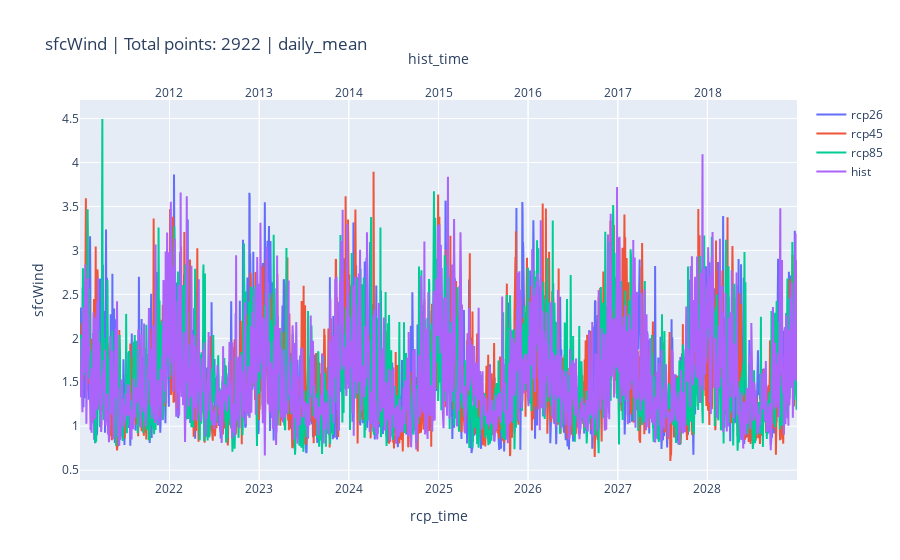

Notebook code cell kept with this figure:
### Code cell
import plotly.graph_objects as go
import plotly.io as pio

# Creating subplots
fig = go.Figure()

# Adding rcp26, rcp45, rcp85 data to the subplot
for col in ['rcp26', 'rcp45', 'rcp85']:
    fig.add_trace(go.Scatter(x=df['rcp_time'], y=df[col], mode='lines', name=col))

# Adding hist data to the subplot with a separate x-axis
fig.add_trace(go.Scatter(x=df['hist_time'], y=df['hist'], mode='lines', name='hist', xaxis='x2'))

# Define layout for subplot with two x-axes
fig.update_layout(
    xaxis=dict(title='rcp_time'),
    xaxis2=dict(title='hist_time', overlaying='x', side='top'),
    yaxis=dict(title=f'{parameter}'),
    title='Title'
)
fig.update_layout(title=f'{parameter} | Total points: {len(df)} | {presentation_type}')
fig.show()

pio.write_image(fig, rf'D:\thesis_data\notebooks\images\all_four_{parameter}_{presentation_type}.png', width=1800, height=600)

### Figure 1 — Plotly figure (JSON) as saved in the notebook; plotly's stock layout.template omitted (floating-point values rounded to 4 significant figures; data arrays with more than 128 entries replaced by an {"elided": "..."} marker saying what was removed)
{"data": [{"mode": "lines", "name": "rcp26", "type": "scatter", "x": {"elided": "2922 str values"}, "y": {"elided": "2922 float values"}}, {"mode": "lines", "name": "rcp45", "type": "scatter", "x": {"elided": "2922 str values"}, "y": {"elided": "2922 float values"}}, {"mode": "lines", "name": "rcp85", "type": "scatter", "x": {"elided": "2922 str values"}, "y": {"elided": "2922 float values"}}, {"mode": "lines", "name": "hist", "type": "scatter", "x": {"elided": "2922 str values"}, "xaxis": "x2", "y": {"elided": "2922 float values"}}], "layout": {"title": {"text": "sfcWind | Total points: 2922 | daily_mean"}, "xaxis": {"title": {"text": "rcp_time"}}, "xaxis2": {"overlaying": "x", "side": "top", "title": {"text": "hist_time"}}, "yaxis": {"title": {"text": "sfcWind"}}}}
